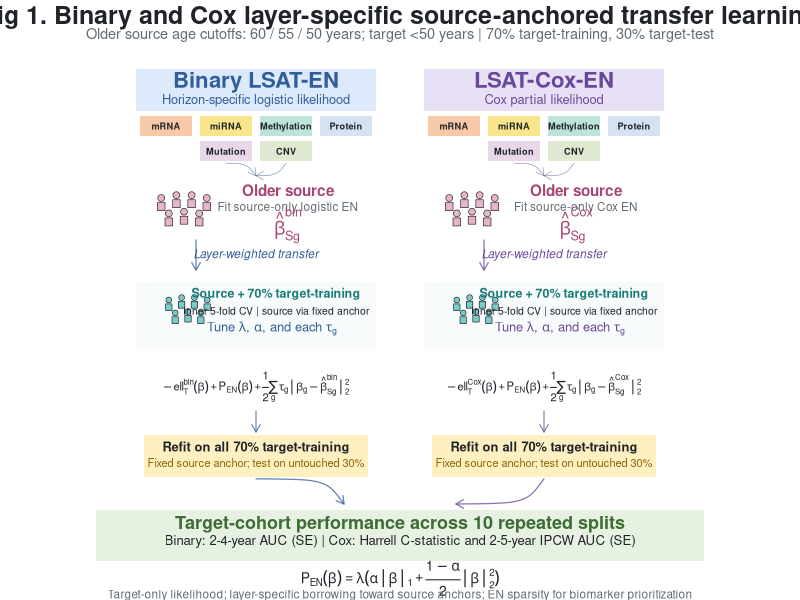
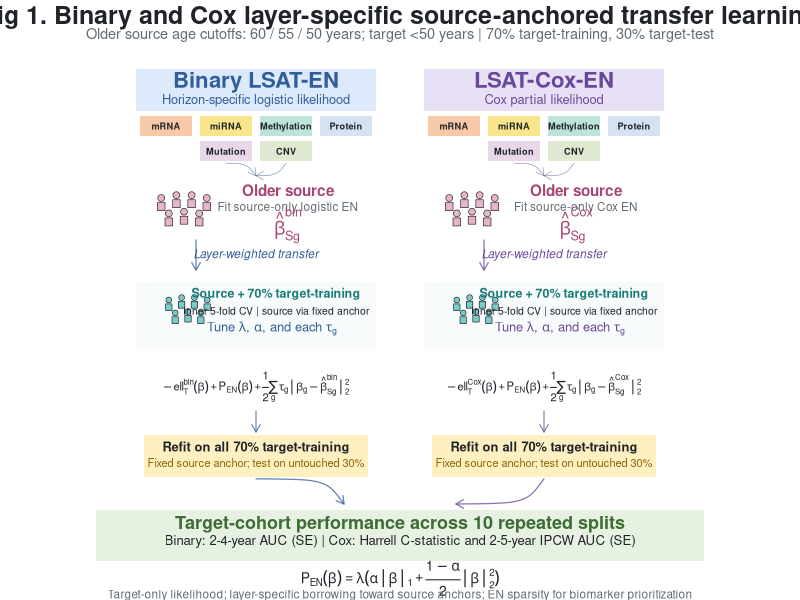

R code for these plots, in order:
suppressPackageStartupMessages({library(grid);library(ragg);library(svglite)})

# Original figure's vector drawing primitives and layout, without its sidebar.
c0 <- list(ink="#20242A",muted="#606A74",line="#34495E",
 source="#E9B4C9",source_dark="#A84673",target="#78CBC6",target_dark="#187C79",
 sat="#DDEAFB",sat_dark="#315F9B",lsat="#E8E0F5",lsat_dark="#68489B",
 test="#FFF0C2",test_dark="#8A6500",result="#E7F1E2",result_dark="#3E6C35")
rr <- function(x,y,w,h,fill="white",edge=c0$line,lwd=1.4,r=.012)
 grid.roundrect(x,y,w,h,r=unit(.012,"npc"),gp=gpar(fill=fill,col=NA))
tx <- function(s,x,y,size=11,color=c0$ink,bold=FALSE,just="centre",italic=FALSE)
 grid.text(s,x,y,just=just,gp=gpar(col=color,fontsize=size,
  fontface=if(bold)"bold" else if(italic)"italic" else "plain",fontfamily="Helvetica"))
mt <- function(e,x,y,size=11,color=c0$ink)
 grid.text(e,x,y,gp=gpar(col=color,fontsize=size))
ar <- function(x0,y0,x1,y1,color=c0$line,lwd=2)
 grid.curve(x0,y0,x1,y1,curvature=if(abs(x1-x0)<.001) .22 else -.14,
  arrow=arrow(type="open",length=unit(.085,"inches")),
  gp=gpar(col=adjustcolor(color,alpha.f=.75),lwd=lwd*.70,lineend="round"))
people <- function(x,y,fill,scale=1) {
 dx<-c(-.030,-.010,.010,.030,-.020,0,.020)*scale
 dy<-c(0,.005,.005,0,-.027,-.024,-.027)*scale
 for(i in seq_along(dx)) {
  grid.circle(x+dx[i],y+dy[i],r=.006*scale,gp=gpar(fill=fill,col=c0$ink,lwd=.65))
  grid.rect(x+dx[i],y+dy[i]-.015*scale,width=.010*scale,height=.014*scale,
   gp=gpar(fill=fill,col=c0$ink,lwd=.65))
 }
}

draw <- function() {
 grid.newpage()
 tx('Fig 1. Binary and Cox layer-specific source-anchored transfer learning',.5,.975,size=18,bold=TRUE)
 tx('Older source age cutoffs: 60 / 55 / 50 years; target <50 years | 70% target-training, 30% target-test',
    .5,.944,size=10.5,color=c0$muted)
 for(j in 1:2) {
  center<-c(.32,.68)[j]; color<-c(c0$sat_dark,c0$lsat_dark)[j]
  fill<-c(c0$sat,c0$lsat)[j]
  rr(center,.850,.30,.070,fill,color,r=.006)
  tx(c('Binary LSAT-EN','LSAT-Cox-EN')[j],center,.867,size=16,color=color,bold=TRUE)
  tx(c('Horizon-specific logistic likelihood','Cox partial likelihood')[j],center,.835,size=9.3,color=color)
  layer_names<-c('mRNA','miRNA','Methylation','Protein','Mutation','CNV')
  layer_fills<-c('#F7C9A9','#F9E58B','#BDE3DB','#D5E2F1','#E8D7E8','#DFE9CF')
  layer_x<-center+c(-.1125,-.0375,.0375,.1125,-.0375,.0375)
  layer_y<-c(rep(.790,4),rep(.748,2))
  for(i in 1:6) {
   rr(layer_x[i],layer_y[i],.065,.034,layer_fills[i],c0$line,lwd=.8,r=.003)
   tx(layer_names[i],layer_x[i],layer_y[i],size=6.6,bold=TRUE)
   if(i>=5)ar(layer_x[i],.728,center,.707,color,.8)
  }
  people(center-.09,.670,c0$source,.95)
  tx('Older source',center+.04,.683,size=11,color=c0$source_dark,bold=TRUE)
  tx(c('Fit source-only logistic EN','Fit source-only Cox EN')[j],center+.04,.656,size=8.5,color=c0$muted)
  if(j==1)mt(expression(hat(beta)[S*g]^bin),center+.04,.625,size=13,color=c0$source_dark)
  else mt(expression(hat(beta)[S*g]^Cox),center+.04,.625,size=13,color=c0$source_dark)
  ar(center-.075,.600,center-.075,.550,color,1.8)
  tx('Layer-weighted transfer',center,.577,size=8.5,color=color,italic=TRUE)
  rr(center,.475,.30,.110,'#F7FBFB',c0$target_dark,r=.006)
  people(center-.085,.500,c0$target,.8)
  tx('Source + 70% target-training',center+.025,.512,size=9.0,color=c0$target_dark,bold=TRUE)
  tx('Inner 5-fold CV | source via fixed anchor',center+.025,.482,size=7.5)
  mt(expression(paste('Tune ',lambda,', ',alpha,', and each ',tau[g])),center+.02,.452,size=9.3,color=color)
  rr(center,.355,.32,.072,'white',color,lwd=1,r=.005)
  if(j==1)mt(expression(-ell[T]^bin*group('(',beta,')')+P[EN](beta)+
   frac(1,2)*sum(tau[g]*group('||',beta[g]-hat(beta)[S*g]^bin,'||')[2]^2,g)),center,.355,size=8.1)
  else mt(expression(-ell[T]^Cox*group('(',beta,')')+P[EN](beta)+
   frac(1,2)*sum(tau[g]*group('||',beta[g]-hat(beta)[S*g]^Cox,'||')[2]^2,g)),center,.355,size=8.1)
  ar(center,.315,center,.280,color,1.6)
  rr(center,.240,.28,.070,c0$test,c0$test_dark,r=.006)
  tx('Refit on all 70% target-training',center,.256,size=9.3,bold=TRUE)
  tx('Fixed source anchor; test on untouched 30%',center,.229,size=8.0,color=c0$test_dark)
 }
 ar(.32,.202,.43,.160,c0$sat_dark,1.8)
 ar(.68,.202,.57,.160,c0$lsat_dark,1.8)
 rr(.5,.107,.76,.085,c0$result,c0$result_dark,lwd=1.4,r=.006)
 tx('Target-cohort performance across 10 repeated splits',.5,.129,size=13,color=c0$result_dark,bold=TRUE)
 tx('Binary: 2-4-year AUC (SE) | Cox: Harrell C-statistic and 2-5-year IPCW AUC (SE)',.5,.100,size=9.5)
 mt(expression(P[EN](beta)==lambda*(alpha*group('||',beta,'||')[1]+
  frac(1-alpha,2)*group('||',beta,'||')[2]^2)),.5,.037,size=10)
 tx('Target-only likelihood; layer-specific borrowing toward source anchors; EN sparsity for biomarker prioritization',
  .5,.010,size=8.5,color=c0$muted)
}
for(ext in c('png','svg')) {
 path<-file.path('assets',paste0('lsat-workflow.',ext))
 if(ext=='png')agg_png(path,width=7200,height=6000,res=600,background='white')
 else svglite(path,width=12,height=10,bg='white')
 draw();dev.off()
}
